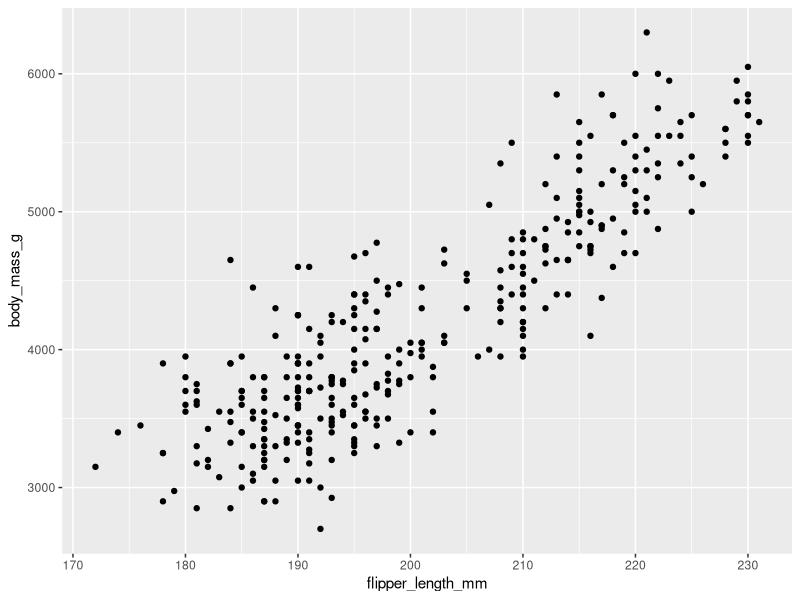
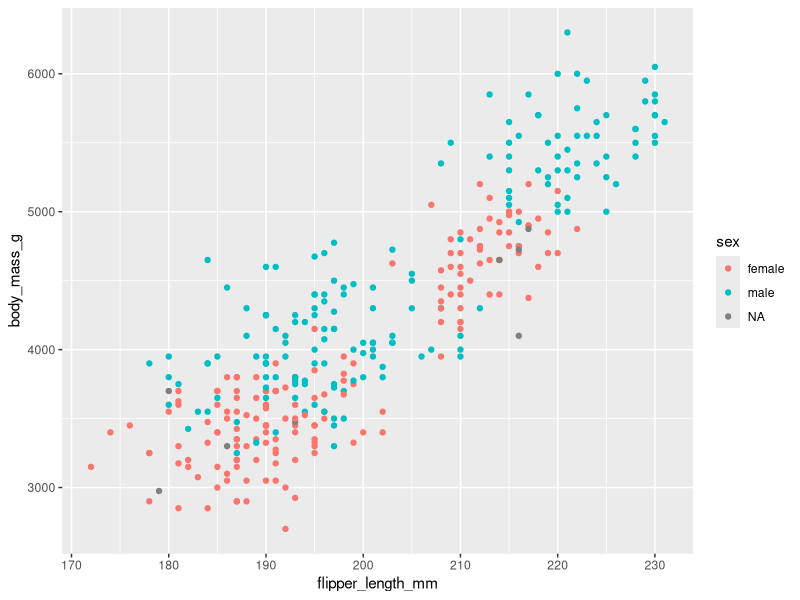
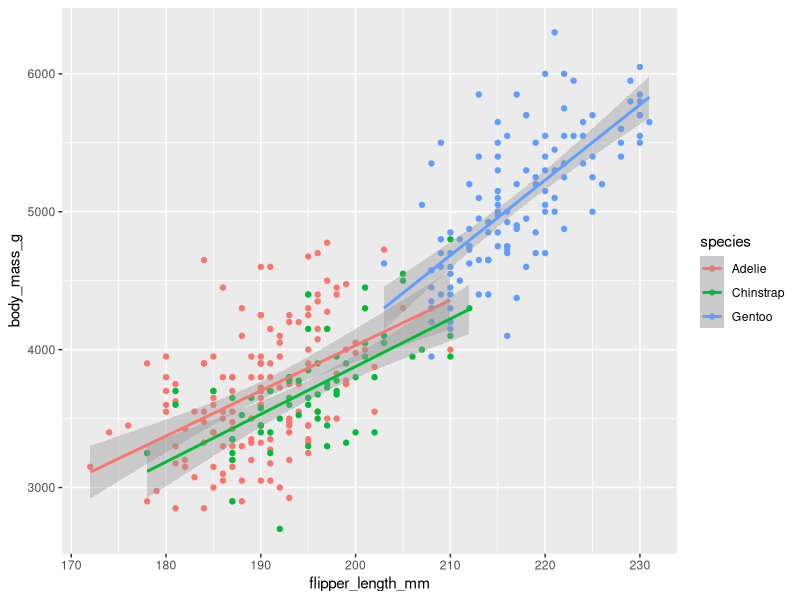
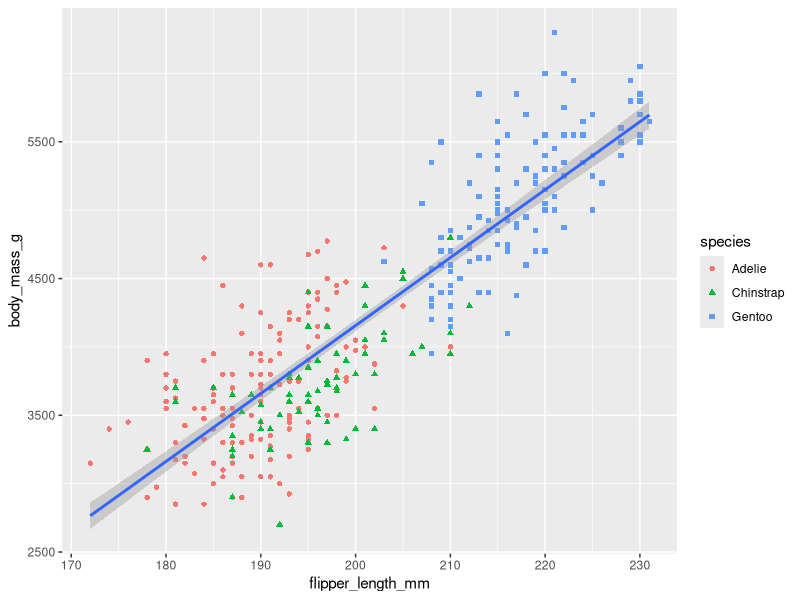
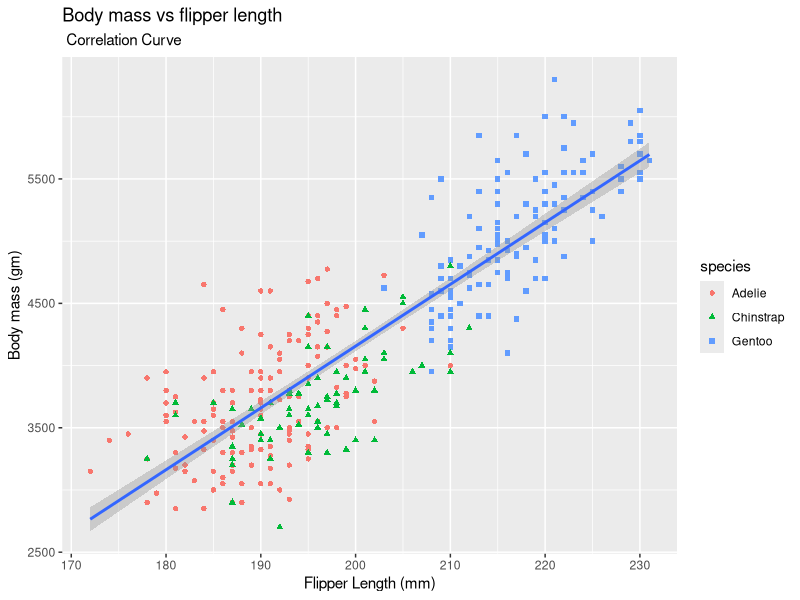
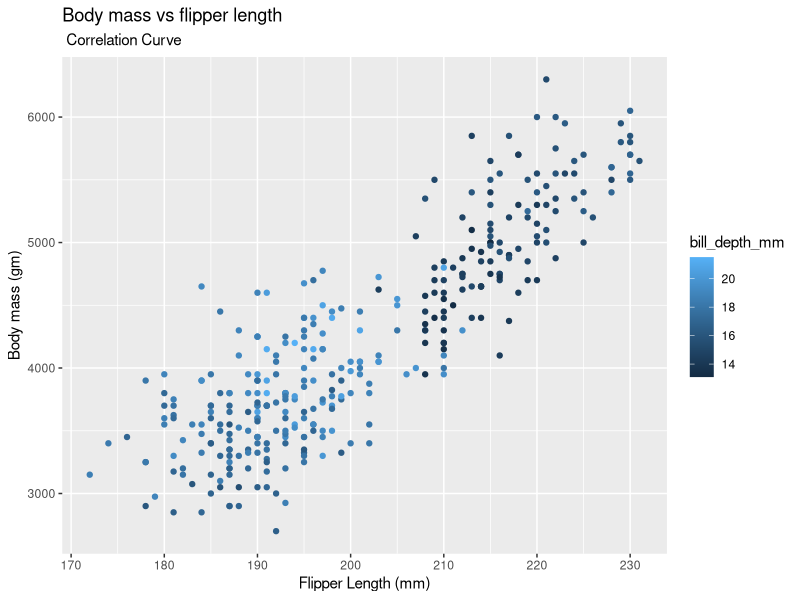
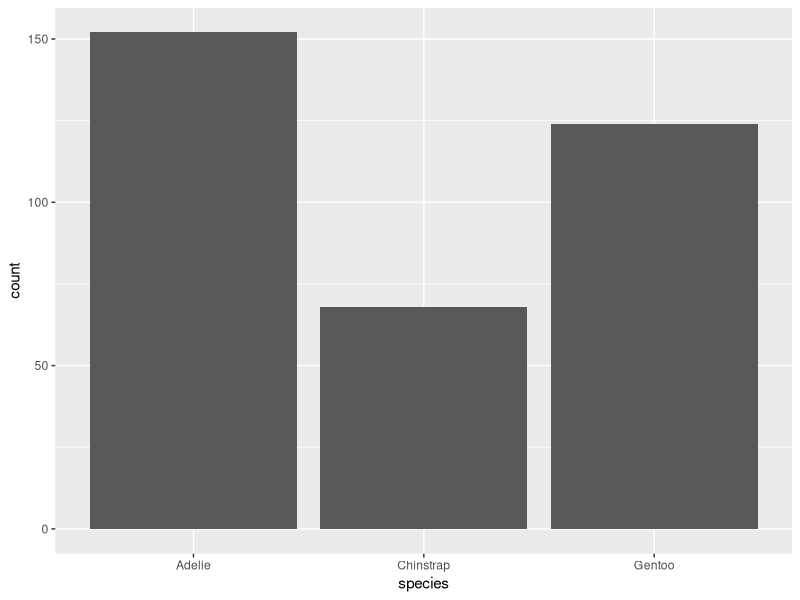
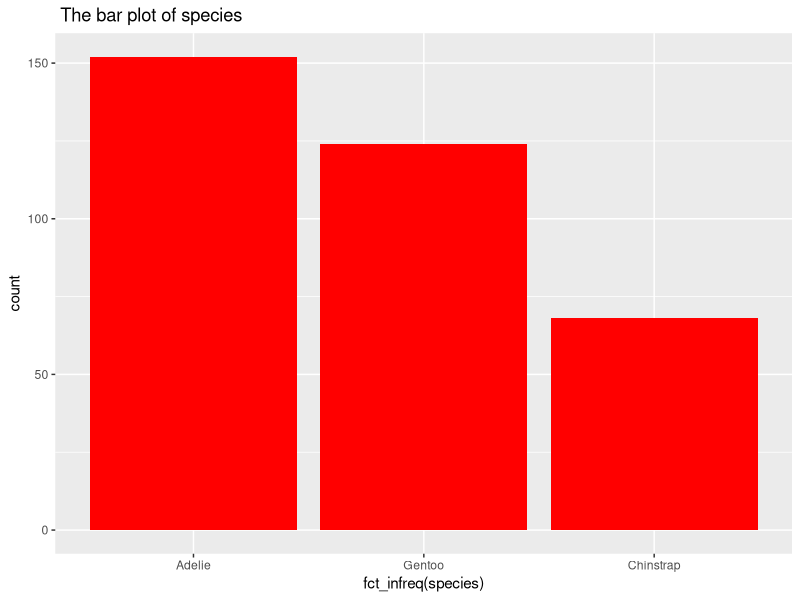

Reproduce these figures in R, in order.
# data visualization in R

# install the required packages

install.packages("tidyverse")
install.packages("palmerpenguins")
library(tidyverse)
library(palmerpenguins)

# see the data set in the console
penguins

# use the glimpse and get a bids eye view

glimpse(penguins)

# if want to learn more details about penguins run ?penguins

?penguins

# just create a simple scatter plot, fliffer length vs body mass

penguins %>%
  ggplot(aes(x= flipper_length_mm, y= body_mass_g))+
  geom_point()


# if we need to add color, add it in aesthetic segment,add color = a variable

penguins %>%
  ggplot(aes(x = flipper_length_mm, y = body_mass_g, colour = sex)) +
  geom_point()
# sex is a catagorical variable placed in aesthetic segment, for this reason
# the value are displayed properly in the sidebar


# take another geom argument and fit a linear model here

penguins %>%
  ggplot(aes(x = flipper_length_mm, y = body_mass_g, colour = species))+
  geom_point()+
  geom_smooth(method = 'lm')
# multiple line are seen due to aesthetic argument in the global level

# now assign aesthetic argument in the local level, by assigning a mapping argument
# add mapping argument only at the geom_point, so that color argument become local only

penguins %>%
  ggplot(aes(x = flipper_length_mm, y = body_mass_g))+
  geom_point(mapping = aes(colour = species, shape = species))+
  geom_smooth(method = 'lm')
# now see, the color = species do not dominate over geom_smooth, shape is also added along with color


# now it is time to add label to the graph with labs() layer, we can add this 
# below the geom_smooth as additoinal layer

penguins %>%
  ggplot(aes(x = flipper_length_mm, y = body_mass_g))+
  geom_point(mapping = aes( colour = species, shape = species))+
  geom_smooth(method = 'lm')+
  labs(
    title = "Body mass vs flipper length",
    subtitle = " Correlation Curve",
    x = 'Flipper Length (mm)',
    y = 'Body mass (gm)',
    colour = 'species',
    shape = 'species'
  )

# create flipper length vs body mass but keep bill depth in color
penguins %>%
  ggplot(aes(x = flipper_length_mm, y = body_mass_g))+
  geom_point(mapping = aes( colour = bill_depth_mm))+
  geom_smooth(method = '')+
  labs(
    title = "Body mass vs flipper length",
    subtitle = " Correlation Curve",
    x = 'Flipper Length (mm)',
    y = 'Body mass (gm)',
    
  )


# create distribution of a catagorical variable 

penguins %>%
  ggplot(aes(x = species))+
  geom_bar()

# By default, alphabetically ordered here, but wee need to bring highest value first

penguins %>%
  ggplot(aes(x = fct_infreq(species)))+
  geom_bar(fill = 'red')+
  labs(
    title = ' The bar plot of species'
  )
# colour does not work here, fil works

penguins %>%
  ggplot(aes(x = fct_infreq(species)))+
  geom_bar(fill = 'red')


# create a histogram

penguins %>%
  ggplot(aes(x = body_mass_g))+
  geom_histogram()
           
 # set the binwidth to make x axis more aesthetic and presentable

penguins %>%
  ggplot( aes(x = body_mass_g))+
  geom_histogram(binwidth = 500)

# the distribution of a neumerical variable can also be visualized by geom density
penguins %>%
  ggplot( aes(x = body_mass_g))+
  geom_density()


# the relationship between a neumerical and catagorical variable : boxplot

penguins %>%
  ggplot(aes(x = sex, y= body_mass_g))+
  geom_boxplot()

# the same information of the boxpolt can also be visualized by density plot

penguins %>%
  ggplot(aes( x = body_mass_g, colour = sex))+
  geom_density(linewidth = 1)


# we can also fill the density plot with different color, alpha is used to control
# opacity
penguins %>%
  ggplot(aes( x = body_mass_g, colour = species, fill = species))+
  geom_density(alpha= 0.3)



# we can also use bar plot to visualize two catagorical variable, one in x axis
# another in fill 

penguins %>%
  ggplot(aes(x = island, fill = species))+
  geom_bar()

penguins %>%
  ggplot(aes(x = island))+
  geom_bar(position = "fill")

# position = "fill" means y = proportion

penguins %>%
  ggplot(aes(x = island, fill = sex))+
  geom_bar(position = "fill")+
  labs(y = 'Proportion')


# just scatter plot of two neumerical variable 

penguins %>%
  ggplot( aes(x = body_mass_g, y= bill_depth_mm))+
  geom_smooth()+
  geom_point()

# what if visualizing 3 or more variables
# two variables are in ggplot, rest of the catagorical variables are in geom

penguins %>%
  ggplot(aes(x = body_mass_g, y= flipper_length_mm))+
  geom_point(aes(colour = sex, shape = species))



# putting too many variables makes it difficult to observe, facet_wrap(~) is used


penguins %>%
  ggplot(aes(x= body_mass_g, y= flipper_length_mm))+
  geom_point( aes(colour = sex))+
  facet_wrap(~species)

# for saving any graph, we can use ggsave
penguins %>%
  ggplot(aes(x= body_mass_g, y= flipper_length_mm))+
  geom_point( aes(colour = sex))+
  facet_wrap(~species)
ggsave(height = 8, width = 8, dpi = 300, filename = 'test.plot.jpg')
